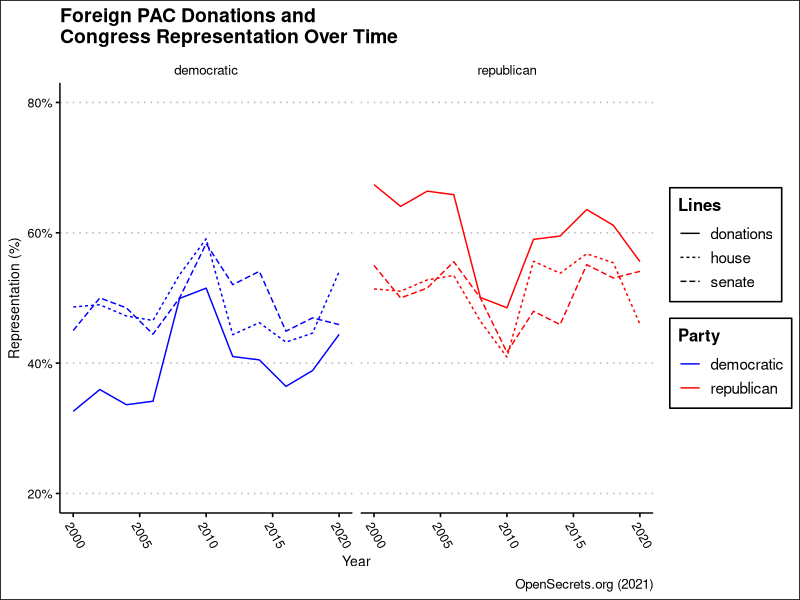
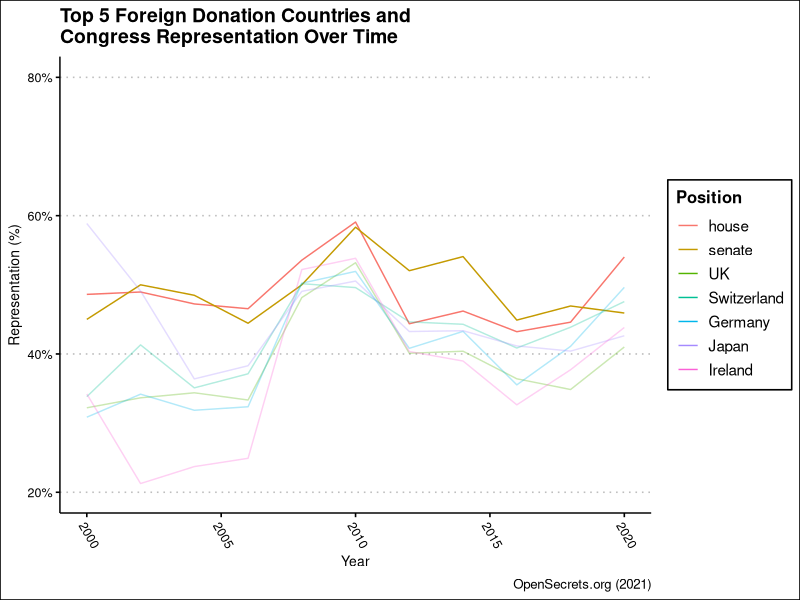

Write the R code that produced these figures, in order.
## ---- chunk 1
library(tidyverse)
library(ggthemes)
knitr::opts_chunk$set(echo = TRUE)
## ---- chunk 2
foreign_data = read_csv("data/foreign_pac_data/clean_data.csv")

foreign_clean_data = foreign_data %>% 
  group_by(year) %>% 
  summarize(total = sum(dems_sum) + sum(repubs_sum),
            dem = sum(dems_sum),
            repub = sum(repubs_sum),
            .groups = "drop") %>%
  mutate(dem_percent = dem / total,
         repub_percent = repub / total) %>% 
  pivot_longer(
    cols = c(dem_percent, repub_percent),
    names_to = "party",
    values_to = "amount"
  )
## ---- chunk 3
house_senate_data = read_csv("data/house_senate.csv")

house_senate_clean_data = house_senate_data %>% 
  pivot_longer(cols = -year, names_to = "position", values_to = "seats") %>% 
  mutate(
    party = gsub("\\_.*", "", position),
    pos_type = gsub(".*\\_", "", substr(position, 1, nchar(position)-2))
  ) %>% 
  group_by(pos_type, year) %>% 
  summarize(party = party,
            seat_total = seats,
            seats = seats / sum(seats),
            .groups = "drop")
## ---- chunk 4
house_senate_bound = rbind(foreign_clean_data %>% 
  mutate(party = ifelse(party == "dem_percent", "democratic", "republican"),
         pos_type = "donations") %>% 
  rename(
    seats = amount
  ) %>% 
  select(pos_type, year, party, seats),
  house_senate_clean_data %>% 
    select(pos_type, year, party, seats))

house_senate_bound
## ---- chunk 5
ggplot(house_senate_bound, aes(x=year, y=seats, color=party)) +
  geom_line(aes(linetype=pos_type)) +
  facet_wrap(~party) +
  theme_clean() +
  theme(axis.text.x = element_text(angle=-60, hjust=0)) +
  labs(title = "Foreign PAC Donations and\nCongress Representation Over Time",
       x = "Year",
       y = "Representation (%)",
       color = "Party",
       linetype = "Lines",
       caption = "OpenSecrets.org (2021)") +
  scale_y_continuous(labels = scales::percent_format(accuracy=1),
                     limits = c(.2, .8)) +
  scale_color_manual(values = c("blue", "red"))
## ---- chunk 6
top_5_donate_countries = foreign_data %>%
  group_by(country) %>%
  summarize(t = sum(total_sum), .groups = "drop") %>% 
  arrange(desc(t)) %>% 
  slice(1:5) %>% 
  pull(country)

top_5_foreign_data_bound = rbind(foreign_data %>% 
  filter(country %in% top_5_donate_countries) %>% 
  mutate(
    total = dems_sum + repubs_sum,
    democratic = dems_sum / total,
    republican = repubs_sum / total
  ) %>% 
  rename(
    pos_type = country
  ) %>% 
  pivot_longer(cols = c(democratic, republican),
               names_to = "party",
               values_to = "seats") %>% 
    select(pos_type, year, party, seats),
  house_senate_clean_data %>% 
    select(pos_type, year, party, seats)) %>%
  filter(party == "democratic") %>%
  mutate(pos_type = factor(pos_type, levels = c(
    "house",
    "senate",
    top_5_donate_countries
  ))) %>% 
  arrange(pos_type) %>% 
  select(-party)

## ---- chunk 7
ggplot(top_5_foreign_data_bound, aes(x=year, y=seats, color=pos_type, alpha = pos_type)) +
  geom_line() +
  theme_clean() +
  scale_alpha_manual(values = c(1,1,.3,.3,.3,.3,.3)) +
  theme(axis.text.x = element_text(angle=-60, hjust=0)) +
  labs(title = "Top 5 Foreign Donation Countries and\nCongress Representation Over Time",
       x = "Year",
       y = "Representation (%)",
       color = "Position",
       caption = "OpenSecrets.org (2021)") +
  scale_y_continuous(labels = scales::percent_format(accuracy=1),
                     limits = c(.2, .8)) +
  guides(alpha = "none")
  
